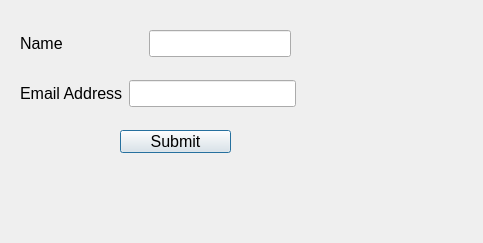
<?xml version="1.0" encoding="UTF-8"?>
<ui version="4.0">
 <class>Dialog</class>
 <widget class="QDialog" name="Dialog">
  <property name="geometry">
   <rect>
    <x>0</x>
    <y>0</y>
    <width>483</width>
    <height>243</height>
   </rect>
  </property>
  <property name="windowTitle">
   <string>Dialog</string>
  </property>
  <widget class="QPushButton" name="pushButton">
   <property name="geometry">
    <rect>
     <x>120</x>
     <y>130</y>
     <width>111</width>
     <height>23</height>
    </rect>
   </property>
   <property name="font">
    <font>
     <pointsize>12</pointsize>
    </font>
   </property>
   <property name="text">
    <string>Submit</string>
   </property>
  </widget>
  <widget class="QWidget" name="">
   <property name="geometry">
    <rect>
     <x>20</x>
     <y>30</y>
     <width>271</width>
     <height>27</height>
    </rect>
   </property>
   <layout class="QHBoxLayout" name="horizontalLayout">
    <item>
     <widget class="QLabel" name="label">
      <property name="font">
       <font>
        <pointsize>12</pointsize>
       </font>
      </property>
      <property name="text">
       <string>Name</string>
      </property>
     </widget>
    </item>
    <item>
     <spacer name="horizontalSpacer">
      <property name="orientation">
       <enum>Qt::Horizontal</enum>
      </property>
      <property name="sizeHint" stdset="0">
       <size>
        <width>40</width>
        <height>20</height>
       </size>
      </property>
     </spacer>
    </item>
    <item>
     <widget class="QLineEdit" name="lineEdit">
      <property name="font">
       <font>
        <pointsize>12</pointsize>
       </font>
      </property>
     </widget>
    </item>
   </layout>
  </widget>
  <widget class="QWidget" name="">
   <property name="geometry">
    <rect>
     <x>20</x>
     <y>80</y>
     <width>276</width>
     <height>27</height>
    </rect>
   </property>
   <layout class="QHBoxLayout" name="horizontalLayout_2">
    <item>
     <widget class="QLabel" name="label_2">
      <property name="font">
       <font>
        <pointsize>12</pointsize>
       </font>
      </property>
      <property name="text">
       <string>Email Address</string>
      </property>
     </widget>
    </item>
    <item>
     <widget class="QLineEdit" name="lineEdit_2">
      <property name="font">
       <font>
        <pointsize>12</pointsize>
       </font>
      </property>
     </widget>
    </item>
   </layout>
  </widget>
 </widget>
 <resources/>
 <connections/>
</ui>
